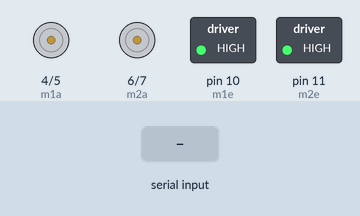
Bench run of a sketch on a simulated Arduino Uno, built with avr-gcc and run on an emulated ATmega328P. On the bench: motor-driver pin pairs drawn as motors (green arrow = first pin HIGH = forward, orange = second pin HIGH = backward, longer = more drive), switched loads named in the sketch (green lamp = pin HIGH). Inputs (shaded band) come from the test bench. What the sketch prints to the serial monitor is not drawn.

Above: at 1.2 s.
1.3 s: "a" received over Serial
At 2.5 s:
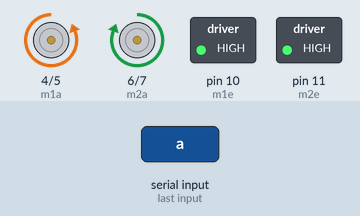
2.8 s: "i" received over Serial
At 3.8 s:
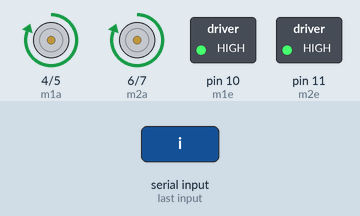
4.3 s: "d" received over Serial
At 5.0 s:
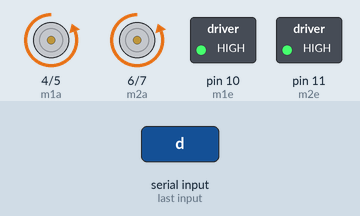
5.8 s: "h" received over Serial
At 6.1 s:
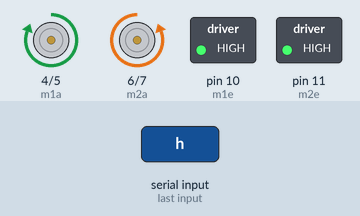
Timing chart, 0 to 8.3 s (numbered marks = the images above; inputs shaded):
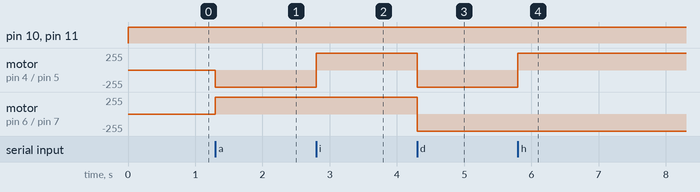

Measured:
- after the input at 1.3 s, motor on pin 4 (m1a) / pin 5 (m1b): stopped → backward 255/255 at once; motor on pin 6 (m2a) / pin 7 (m2b): stopped → forward 255/255 at once
- after the input at 2.8 s, motor on pin 4 (m1a) / pin 5 (m1b): backward 255/255 → forward 255/255 at once
- after the input at 4.3 s, motor on pin 4 (m1a) / pin 5 (m1b), motor on pin 6 (m2a) / pin 7 (m2b): forward 255/255 → backward 255/255 at once
- after the input at 5.8 s, motor on pin 4 (m1a) / pin 5 (m1b): backward 255/255 → forward 255/255 at once

The sketch:

prueba_1_pis_5.ino
```cpp
// se crea una variable para guardar los datos enviados por serial
char dato;
int m1p = 255; // (0-255)
int m2p = 255; // (0-255)
//----------------------ubico motores-----------------------
// abilitar motores
const int m1e = 10;
const int m2e = 11;

// motor derecho
const int m1a = 4;
const int m1b = 5;
// motor izquierdo
const int m2a = 6;
const int m2b = 7;

//---------------configuro serial y puertos-----------------
void setup() {
  // incializo serial
  Serial. begin(57600);
  // configuro las salidas para el l293 que controla los motores
  pinMode(m1a, OUTPUT);
  pinMode(m1b, OUTPUT);
  pinMode(m2a, OUTPUT);
  pinMode(m2b, OUTPUT);
  pinMode(m1e, OUTPUT);
  pinMode(m2e, OUTPUT);
}
//-------------------programa principal---------------------
void loop() {
//  analogWrite(m1e, m1p);
//  analogWrite(m2e, m2p);
  digitalWrite(m1e, 1);
  digitalWrite(m2e, 1);
  // leo el dato y lo convierto a caracter
  if(Serial.available() > 0){
  dato = (char)Serial.read();
  Serial.print(dato);
  }
  // dependiendo del valor recibido, ejecuto una secuencia para mover el vehiculo
  if(dato == 'a'){
  digitalWrite(m1a, 0);
  digitalWrite(m1b, 1);
  digitalWrite(m2a, 1);
  digitalWrite(m2b, 0);
  //Serial.print('a');
  }
   if(dato == 'i'){
  digitalWrite(m1a, 1);
  digitalWrite(m1b, 0);
  digitalWrite(m2a, 1);
  digitalWrite(m2b, 0);
  //Serial.print('i');
  }
  if(dato == 'd'){
  digitalWrite(m1a, 0);
  digitalWrite(m1b, 1);
  digitalWrite(m2a, 0);
  digitalWrite(m2b, 1);
  //Serial.print('d');
  }
  if(dato == 'p'){
  digitalWrite(m1a, 0);
  digitalWrite(m1b, 0);
  digitalWrite(m2a, 0);
  digitalWrite(m2b, 0);
  //Serial.print('p');
  }
  if(dato == 'h'){
  digitalWrite(m1a, 1);
  digitalWrite(m1b, 0);
  digitalWrite(m2a, 0);
  digitalWrite(m2b, 1);
  //Serial.print('h');
  }
}
```
